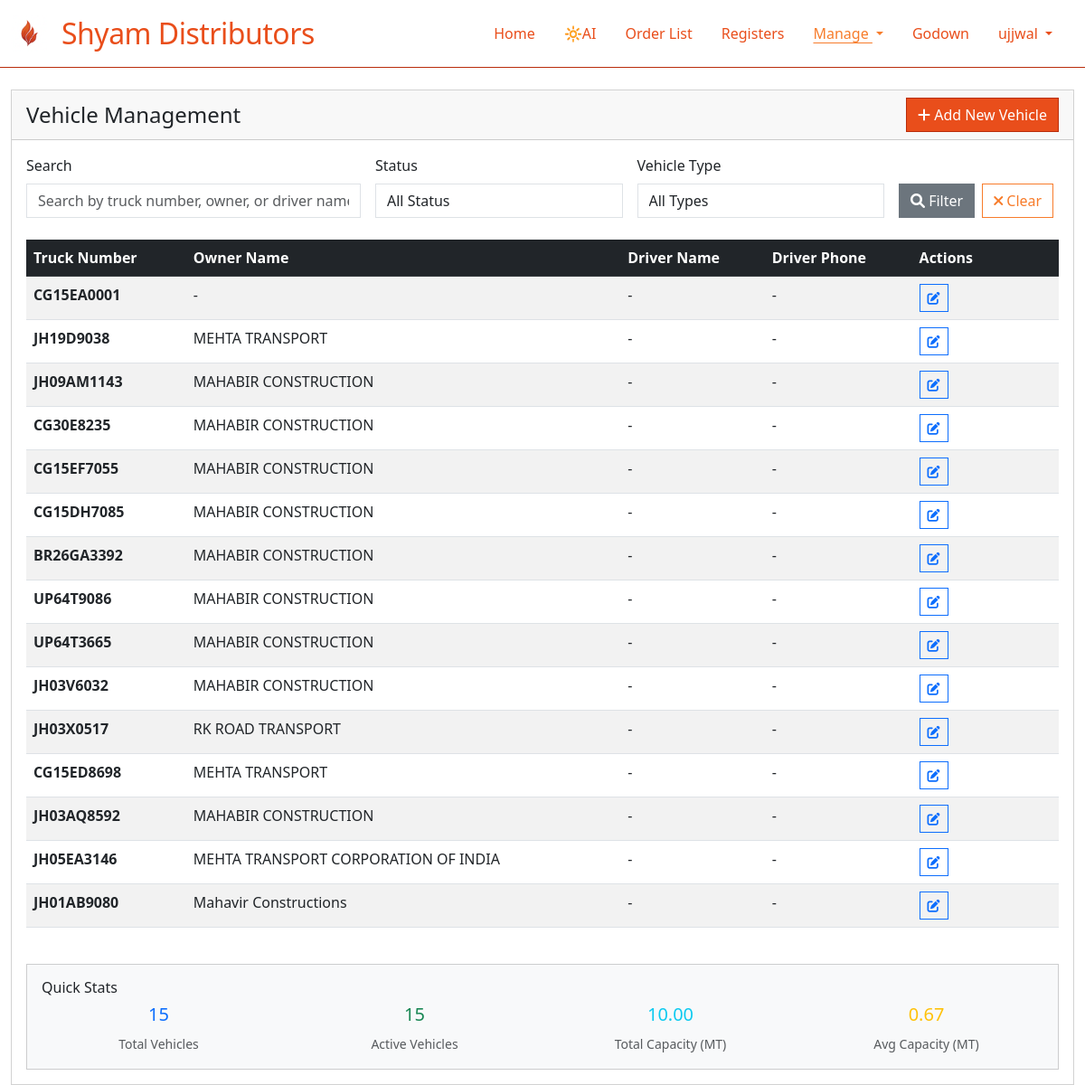
/orders/vehicles/ (signed in), run on the app's committed database.
### sylvia/models.py (models this page shows, shortened)
class TenantBaseModel(models.Model):
    organization = models.ForeignKey(
        Organization,
        on_delete=models.PROTECT,
        help_text="Organization this record belongs to"
    )
    created_at = models.DateTimeField(auto_now_add=True)
    updated_at = models.DateTimeField(auto_now=True)
    created_by = models.ForeignKey(
        User,
        on_delete=models.SET_NULL,
        null=True,
        blank=True,
        related_name='created_%(class)s_set'  # Avoid reverse accessor clashes
    )
    objects = TenantManager()
    all_objects = models.Manager()
    class Meta:
        abstract = True
        indexes = [
            models.Index(fields=['organization', '-created_at']),
        ]

class Vehicle(TenantBaseModel):
    truck_number = models.CharField(max_length=20, validators=[  # unique=True removed - will be org-scoped
        RegexValidator(
            regex=r'^[A-Z]{2}\d{2}[A-Z]{1,2}\d{4}$',
            message="Enter a valid truck number (e.g., CG15EA0464)"
        )
    ])
    owner_name = models.CharField(max_length=100, blank=True)
    driver_name = models.CharField(max_length=100, blank=True)
    driver_phone = models.CharField(max_length=15, blank=True)
    capacity = models.DecimalField(max_digits=6, decimal_places=2, default=0)  # in MT
    vehicle_type = models.CharField(max_length=50, choices=[
        ('TRUCK', 'Truck'),
        ('TRAILER', 'Trailer'),
        ('CONTAINER', 'Container'),
        ('OTHER', 'Other')
    ], default='TRUCK')
    is_active = models.BooleanField(default=True)
    class Meta:
        ordering = ['truck_number']
        unique_together = [
            ('organization', 'truck_number'),
        ]
        indexes = [
            models.Index(fields=['organization', 'is_active']),  # Filter active vehicles by org
            models.Index(fields=['organization', 'truck_number']),  # Quick vehicle lookups
        ]

### orders/views.py (the view)
# urls.py: path('vehicles/', vehicle_list, name='vehicle_list'),
@login_required
def vehicle_list(request):
    vehicles = Vehicle.objects.all().order_by('-created_at')
    search_query = request.GET.get('search', '')
    if search_query:
        vehicles = vehicles.filter(
            Q(truck_number__icontains=search_query) |
            Q(owner_name__icontains=search_query) |
            Q(driver_name__icontains=search_query)
        )
    status_filter = request.GET.get('status', '')
    if status_filter == 'active':
        vehicles = vehicles.filter(is_active=True)
    elif status_filter == 'inactive':
        vehicles = vehicles.filter(is_active=False)
    type_filter = request.GET.get('type', '')
    if type_filter:
        vehicles = vehicles.filter(vehicle_type=type_filter)
    total_vehicles = vehicles.count()
    active_vehicles = vehicles.filter(is_active=True).count()
    total_capacity = sum(vehicle.capacity for vehicle in vehicles)
    avg_capacity = total_capacity / total_vehicles if total_vehicles > 0 else 0
    paginator = Paginator(vehicles, 15)  # Show 15 vehicles per page
    page_number = request.GET.get('page')
    page_obj = paginator.get_page(page_number)
    context = {
        'vehicles': page_obj,
        'page_obj': page_obj,
        'is_paginated': page_obj.has_other_pages(),
        'search_query': search_query,
        'status_filter': status_filter,
        'type_filter': type_filter,
        'vehicle_types': Vehicle._meta.get_field('vehicle_type').choices,
        'stats': {
            'total_vehicles': total_vehicles,
            'active_vehicles': active_vehicles,
            'total_capacity': total_capacity,
            'avg_capacity': avg_capacity,
        }
    }
    return render(request, 'vehicles/vehicle_list.html', context)

### sylvia/context_processors.py (called while the page is built)
def organization_context(request):
    context = {}
    if request.user.is_authenticated:
        if hasattr(request.user, 'profile') and request.user.profile:
            context['user_organization'] = request.user.profile.organization
        else:
            context['user_organization'] = None
    return context

### sylvia/managers.py (called while the page is built)
    def get_queryset(self):
        queryset = super().get_queryset()
        organization = get_current_organization()
        if organization is not None:
            return queryset.filter(organization=organization)
        return queryset

### orders/templates/vehicles/vehicle_list.html (shortened to what this page needs)
{% extends 'base.html' %}
{% block content %}
<div class="container-fluid mt-4">
    <div class="row">
        <div class="col-12">
            <div class="card">
                <div class="card-header d-flex justify-content-between align-items-center">
                    <h4 class="mb-0">Vehicle Management</h4>
                    <a href="{% url 'add_vehicle' %}" class="btn btn-primary">
                        <i class="fas fa-plus"></i> Add New Vehicle
                    </a>
                </div>
                <div class="card-body">
                    <form method="get" class="row g-3 mb-4">
                        <div class="col-md-4">
                            <label for="search" class="form-label">Search</label>
                            <input type="text" class="form-control" id="search" name="search"
                                   value="{{ search_query }}" placeholder="Search by truck number, owner, or driver name">
                        </div>
                        <div class="col-md-3">
                            <label for="status" class="form-label">Status</label>
                            <select class="form-control" id="status" name="status">
                                <option value="">All Status</option>
                            </select>
                        </div>
                        <div class="col-md-3">
                            <label for="type" class="form-label">Vehicle Type</label>
                            <select class="form-control" id="type" name="type">
                                <option value="">All Types</option>
                            </select>
                        </div>
                        <div class="col-md-2 d-flex align-items-end">
                            <button type="submit" class="btn btn-secondary me-2">
                                <i class="fas fa-search"></i> Filter
                            </button>
                            <a href="{% url 'vehicle_list' %}" class="btn btn-outline-secondary">
                                <i class="fas fa-times"></i> Clear
                            </a>
                        </div>
                    </form>
                    <div class="table-responsive">
                        <table class="table table-striped table-hover">
                            <thead class="table-dark">
                                <tr>
                                    <th>Truck Number</th>
                                    <th>Owner Name</th>
                                    <th>Driver Name</th>
                                    <th>Driver Phone</th>
                                    <th>Actions</th>
                                </tr>
                            </thead>
                            <tbody>
                                {% for vehicle in vehicles %}
                                <tr class="vehicle-row" data-vehicle-id="{{ vehicle.id }}">
                                    <td>
                                        <strong>{{ vehicle.truck_number }}</strong>
                                    </td>
                                    <td>{{ vehicle.owner_name|default:"-" }}</td>
                                    <td>{{ vehicle.driver_name|default:"-" }}</td>
                                    <td>{{ vehicle.driver_phone|default:"-" }}</td>
                                    <td>
                                        <div class="btn-group" role="group">
                                            <a href="{% url 'edit_vehicle' vehicle.id %}" class="btn btn-sm btn-outline-primary" title="Edit">
                                                <i class="fas fa-edit"></i>
                                            </a>
                                        </div>
                                    </td>
                                </tr>
                                {% endfor %}
                            </tbody>
                        </table>
                    </div>
                    {% if stats.total_vehicles > 0 %}
                    <div class="row mt-4">
                        <div class="col-md-12">
                            <div class="card bg-light">
                                <div class="card-body">
                                    <h6 class="card-title">Quick Stats</h6>
                                    <div class="row">
                                        <div class="col-md-3">
                                            <div class="text-center">
                                                <h5 class="text-primary">{{ stats.total_vehicles }}</h5>
                                                <small class="text-muted">Total Vehicles</small>
                                            </div>
                                        </div>
                                        <div class="col-md-3">
                                            <div class="text-center">
                                                <h5 class="text-success">{{ stats.active_vehicles }}</h5>
                                                <small class="text-muted">Active Vehicles</small>
                                            </div>
                                        </div>
                                        <div class="col-md-3">
                                            <div class="text-center">
                                                <h5 class="text-info">{{ stats.total_capacity|floatformat:2 }}</h5>
                                                <small class="text-muted">Total Capacity (MT)</small>
                                            </div>
                                        </div>
                                        <div class="col-md-3">
                                            <div class="text-center">
                                                <h5 class="text-warning">{{ stats.avg_capacity|floatformat:2 }}</h5>
                                                <small class="text-muted">Avg Capacity (MT)</small>
                                            </div>
                                        </div>
                                    </div>
                                </div>
                            </div>
                        </div>
                    </div>
                    {% endif %}
                </div>
            </div>
        </div>
    </div>
</div>
{% endblock %}

### orders/templates/base.html (shortened to what this page needs)
{% load static %}
<!DOCTYPE html>
<html lang="en">
<head>
    <link href="https://cdn.jsdelivr.net/npm/bootstrap@5.3.0/dist/css/bootstrap.min.css" rel="stylesheet">
    <link rel="stylesheet" href="https://cdnjs.cloudflare.com/ajax/libs/font-awesome/6.0.0/css/all.min.css">
    <link rel="stylesheet" href="{% static 'orders/theme.css' %}?v=2.1">
</head>
<body>
    <nav class="navbar navbar-expand-lg">
      <div class="container-fluid">
        <a class="navbar-brand d-flex align-items-center" href="/">
          <img src="{% static 'orders/logo.png' %}" alt="Logo" class="navbar-logo">
          Shyam Distributors
        </a>
        <div class="collapse navbar-collapse" id="navbarNav">
          <ul class="navbar-nav ms-auto">
            <li class="nav-item"><a class="nav-link {% if request.path == '/' %}active{% endif %}" href="/">Home</a></li>
            <li class="nav-item"><a class="nav-link {% if '/orders/dispatch-table/' in request.path %}active{% endif %}" href="/orders/dispatch-table/">🔆AI</a></li>
            <li class="nav-item"><a class="nav-link {% if request.path == '/orders/orders/' %}active{% endif %}" href="/orders/orders/">Order List</a></li>
            <li class="nav-item"><a class="nav-link {% if request.path == '/orders/analytics/' %}active{% endif %}" href="/orders/analytics/">Registers</a></li>
            <li class="nav-item dropdown">
              <a class="nav-link dropdown-toggle {% if request.path == '/orders/order-workflow/' or '/orders/vehicles/' in request.path or '/orders/dealers/' in request.path %}active{% endif %}" href="#" role="button" data-bs-toggle="dropdown" aria-expanded="false">
                Manage
              </a>
            </li>
            <li class="nav-item"><a class="nav-link {% if '/godown/' in request.path %}active{% endif %}" href="/godown/">Godown</a></li>
            {% if user.is_authenticated %}
              <li class="nav-item dropdown">
                <a class="nav-link dropdown-toggle" href="#" role="button" data-bs-toggle="dropdown" aria-expanded="false">
                  {{ user.get_full_name|default:user.username }}
                </a>
              </li>
            {% else %}
              <li class="nav-item"><a class="nav-link {% if request.path == '/login/' %}active{% endif %}" href="/login/">Login</a></li>
            {% endif %}
          </ul>
        </div>
      </div>
    </nav>
    {% block content %}{% endblock %}
</body>
</html>

### orders/static/orders/theme.css (style rules this page uses)
:root { --primary: #e94e1b; --secondary: #f77c2b; --accent: #b92d0b; --background: #fff; --text: #2d2d2d; }
body { background: var(--background); color: var(--text); }
.navbar { background: #fff; color: var(--primary); border-radius: 0 !important; box-shadow: none; border-bottom: 1px solid var(--accent); }
.navbar .navbar-brand { color: var(--primary); font-size: 2rem; letter-spacing: -0.5px; }
.navbar .nav-link { color: var(--primary) !important; font-weight: 500; margin-right: 1rem; border-radius: 0 !important; }
.navbar .nav-link.active, .navbar .nav-link[aria-current="page"] { color: var(--secondary) !important; text-decoration: underline !important; text-underline-offset: 4px; }
.card, .table, .form-control, .btn, .form-select { border-radius: 0 !important; }
.table thead { background: var(--secondary); color: #fff; }
.btn-primary { background: var(--primary); border-color: var(--accent); color: #fff; }
.card, .form-control, .btn, .form-select { box-shadow: none !important; }
.navbar-logo { height: 40px; width: 40px; margin-right: 1rem; }
.btn-outline-secondary { border-color: var(--secondary); color: var(--secondary); }
.vehicle-row { position: relative; transition: background-color 0.2s ease; }
.table td:last-child { position: relative; min-width: 120px; }

### data on the page
Vehicle: truck_number "CG15EA0001", owner_name "-", driver_name "-", driver_phone "-"
Vehicle: truck_number "JH19D9038", owner_name "MEHTA TRANSPORT", driver_name "-", driver_phone "-"
Vehicle: truck_number "JH09AM1143", owner_name "MAHABIR CONSTRUCTION", driver_name "-", driver_phone "-"
Vehicle: truck_number "CG30E8235", owner_name "MAHABIR CONSTRUCTION", driver_name "-", driver_phone "-"
Vehicle: truck_number "CG15EF7055", owner_name "MAHABIR CONSTRUCTION", driver_name "-", driver_phone "-"
Vehicle: truck_number "CG15DH7085", owner_name "MAHABIR CONSTRUCTION", driver_name "-", driver_phone "-"
Vehicle: truck_number "BR26GA3392", owner_name "MAHABIR CONSTRUCTION", driver_name "-", driver_phone "-"
Vehicle: truck_number "UP64T9086", owner_name "MAHABIR CONSTRUCTION", driver_name "-", driver_phone "-"
Vehicle: truck_number "UP64T3665", owner_name "MAHABIR CONSTRUCTION", driver_name "-", driver_phone "-"
Vehicle: truck_number "JH03V6032", owner_name "MAHABIR CONSTRUCTION", driver_name "-", driver_phone "-"
Vehicle: truck_number "JH03X0517", owner_name "RK ROAD TRANSPORT", driver_name "-", driver_phone "-"
Vehicle: truck_number "CG15ED8698", owner_name "MEHTA TRANSPORT", driver_name "-", driver_phone "-"
Vehicle: truck_number "JH03AQ8592", owner_name "MAHABIR CONSTRUCTION", driver_name "-", driver_phone "-"
Vehicle: truck_number "JH05EA3146", owner_name "MEHTA TRANSPORT CORPORATION OF INDIA", driver_name "-", driver_phone "-"
Vehicle: truck_number "JH01AB9080", owner_name "Mahavir Constructions", driver_name "-", driver_phone "-"

### other printed values
{{ user.get_full_name|default:user.username }} "ujjwal"
{{ stats.total_vehicles }} "15"
{{ stats.active_vehicles }} "15"
{{ stats.total_capacity|floatformat:2 }} "10.00"
{{ stats.avg_capacity|floatformat:2 }} "0.67"
